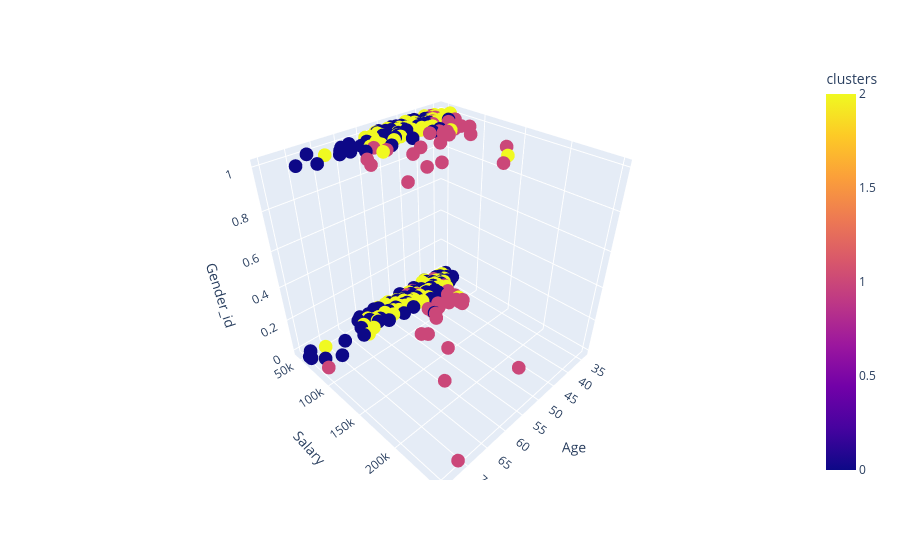

The cell this chart's notebook holds for it:
### Code cell
fig = px.scatter_3d(
    df,
    x='Age',
    y='Salary',
    z='Gender_id',
    color='clusters'
)
fig.show()

### Figure 1 — Plotly figure (JSON) as saved in the notebook; plotly's stock layout.template omitted (floating-point values rounded to 4 significant figures; data arrays with more than 128 entries replaced by an {"elided": "..."} marker saying what was removed)
{"data": [{"hovertemplate": "Age=%{x}<br>Salary=%{y}<br>Gender_id=%{z}<br>clusters=%{marker.color}<extra></extra>", "legendgroup": "", "marker": {"color": {"elided": "311 int values"}, "coloraxis": "coloraxis", "symbol": "circle"}, "mode": "markers", "name": "", "scene": "scene", "showlegend": false, "type": "scatter3d", "x": {"elided": "311 int values"}, "y": {"elided": "311 int values"}, "z": {"elided": "311 int values"}}], "layout": {"coloraxis": {"colorbar": {"title": {"text": "clusters"}}, "colorscale": [[0, "#0d0887"], [0.1111, "#46039f"], [0.2222, "#7201a8"], [0.3333, "#9c179e"], [0.4444, "#bd3786"], [0.5556, "#d8576b"], [0.6667, "#ed7953"], [0.7778, "#fb9f3a"], [0.8889, "#fdca26"], [1, "#f0f921"]]}, "legend": {"tracegroupgap": 0}, "margin": {"t": 60}, "scene": {"domain": {"x": [0, 1], "y": [0, 1]}, "xaxis": {"title": {"text": "Age"}}, "yaxis": {"title": {"text": "Salary"}}, "zaxis": {"title": {"text": "Gender_id"}}}}}
